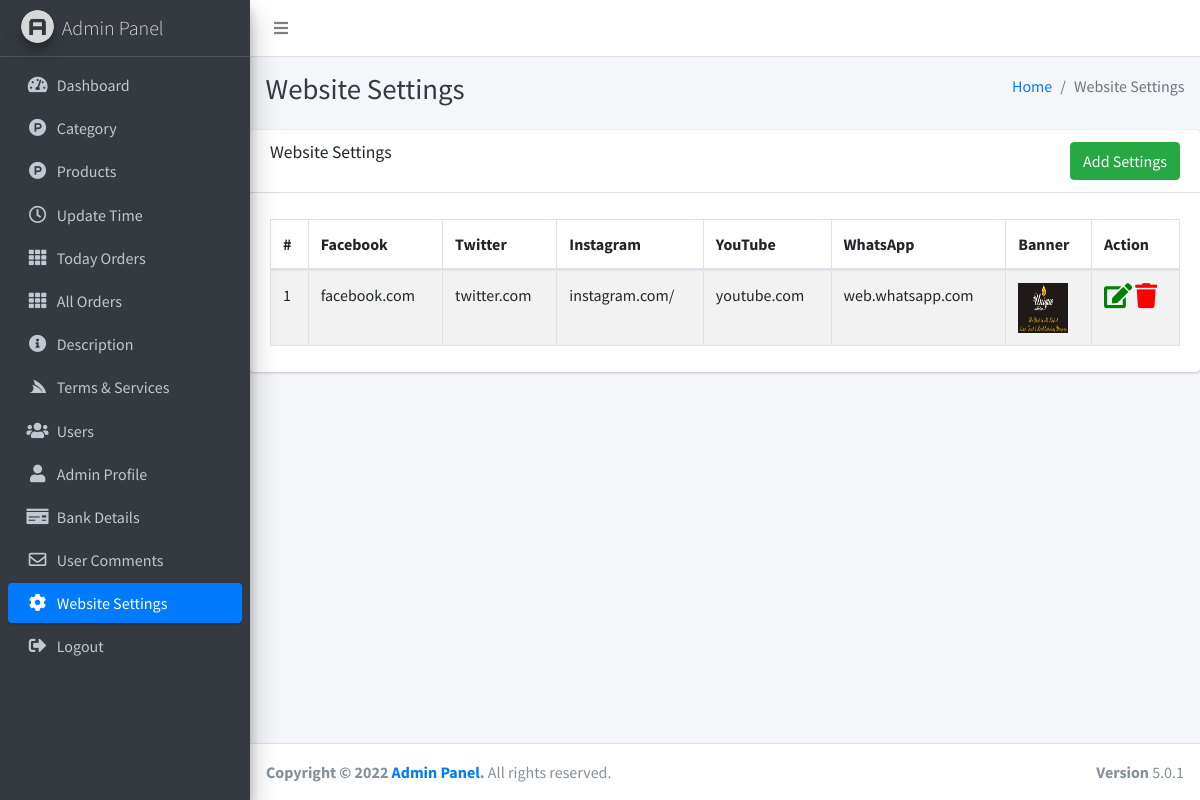
Page /admin/website.php (signed in) on the committed database.
### tables this page shows
CREATE TABLE `social_links` (
  `id` int(11) NOT NULL,
  `youtube` varchar(255) NOT NULL,
  `facebook` varchar(255) NOT NULL,
  `instagram` varchar(255) NOT NULL,
  `banner` varchar(255) NOT NULL,
  `twitter` varchar(255) NOT NULL,
  `email` varchar(255) DEFAULT NULL,
  `whatsapp` varchar(222) NOT NULL,
  `terms` varchar(255) DEFAULT NULL
);

### admin/website.php (the view, shortened to what this page needs)
<?php include_once ("includes/header.php");
      include_once ("includes/topbar.php");
      include_once ("includes/sidebar.php");
?>
<div class="content-wrapper">
    <div class="content-header">
      <div class="container-fluid">
        <div class="row mb-2">
          <div class="col-sm-6">
            <h1 class="m-0 text-dark">Website Settings</h1>
          </div>
          <div class="col-sm-6">
            <ol class="breadcrumb float-sm-right">
              <li class="breadcrumb-item"><a href="dashboard.php">Home</a></li>
              <li class="breadcrumb-item active">Website Settings</li>
            </ol>
          </div>
        </div>
      </div>
    </div>
    <div class="card">
              <div class="card-header">
                <h3 class="card-title">Website Settings</h3>
                <a href="#" class="btn btn-success float-right" data-toggle="modal" data-target="#myModal">Add Settings</a>
              </div>
              <div class="card-body"  style="overflow-x: auto;">
                <table id="example2" class="table table-bordered table-striped">
                  <thead>
                  <tr>
                    <th>#</th>
                    <th>Facebook</th>
                    <th>Twitter</th>
                    <th>Instagram</th>
                    <th>YouTube</th>
                    <th>WhatsApp</th>
                    <th>Banner</th>
                    <th>Action</th>
                  </tr>
                  </thead>
                  <tbody>
                  <?php
                     $k=0;
                      $sql = mysqli_query($con, "SELECT * FROM `social_links`");
                            $result = mysqli_num_rows($sql);
                              if($result  > 0) {
                              while($row = mysqli_fetch_assoc($sql)) {
                        ?>
                  <tr>
                    <td><?php echo ++$k; ?></td>
                    <td><?php echo $row['facebook']; ?></td>
                    <td><?php echo $row['twitter']; ?></td>
                    <td><?php echo $row['instagram']; ?></td>
                    <td><?php echo $row['youtube']; ?></td>
                    <td><?php echo $row['whatsapp']; ?></td>
                    <td><img src="<?php echo $row['banner']; ?>" alt="Banner Img" width="50px" height="50px"></td>
                    <td>
                      <i class="fas fa-edit editbtn" style="font-size: 25px;color: green;"></i>
                      <a href="javascript:void(0)" data-id="<?php echo $row['id']; ?>" class="delete_btn">
                          <i class="fas fa-trash" style="font-size: 25px;color: red;"></i>
                         </a>
                    </td>
                  </tr>
                <?php }} ?>
            </tbody>
          </table>
    </div>
   </div>
</div>
<?php include_once ("includes/footer.php");?>

### rows in the picture
social_links: facebook "facebook.com", twitter "twitter.com", instagram "instagram.com/", youtube "youtube.com", whatsapp "web.whatsapp.com", banner (picture)
